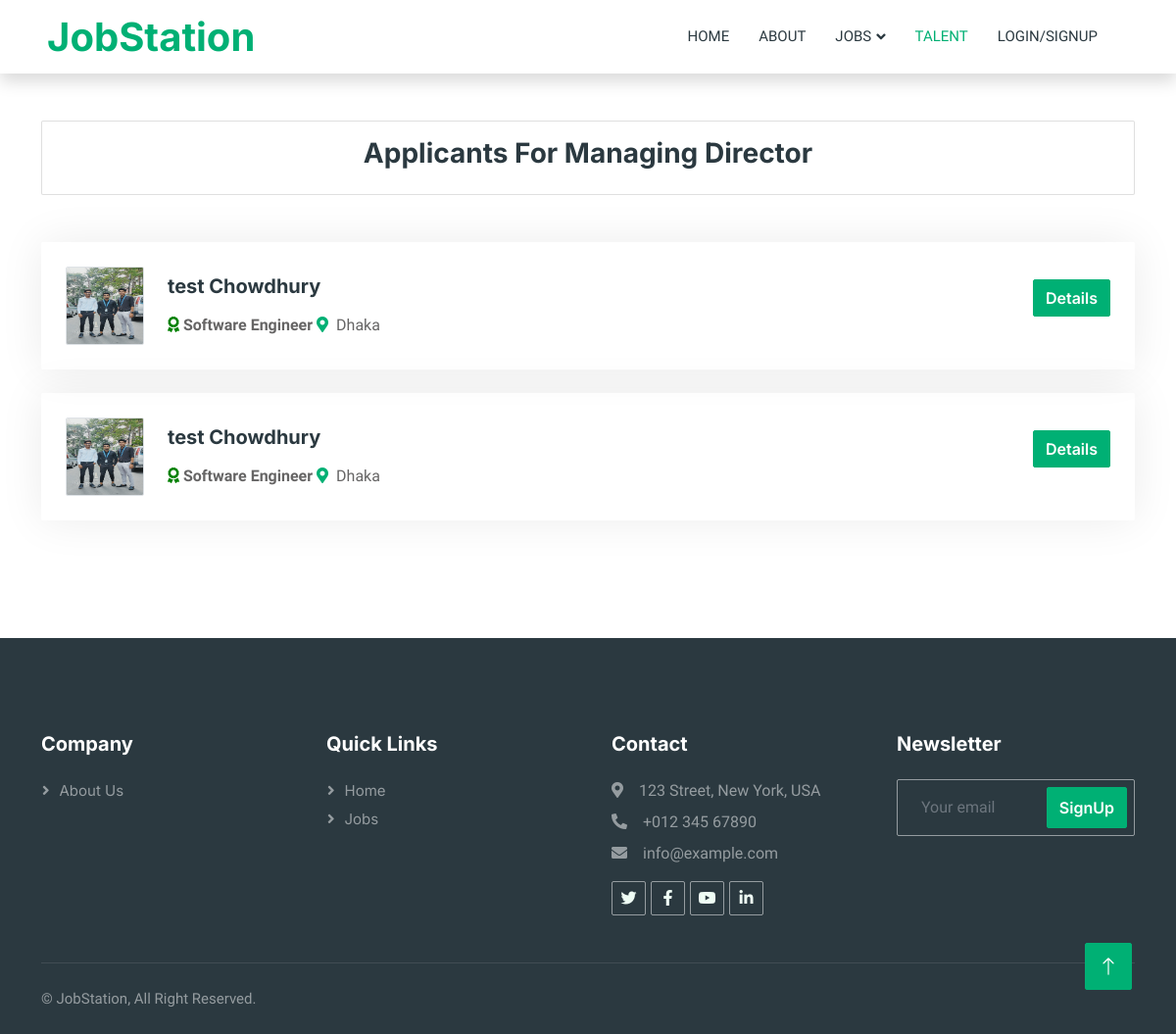
Screenshot of /jobs/applicants/1 with the database file from the repository.
### job_posts/models.py (models this page shows, shortened)
class Jobs(models.Model):
    class Meta:
        verbose_name_plural = 'Jobs'
    user = models.ForeignKey(User, on_delete=models.CASCADE)
    user_profile = models.ForeignKey(job_provider_profile, on_delete=models.CASCADE)
    Job_title = models.CharField(max_length=255, null=True, blank=True)
    location = models.CharField(max_length=255, null=True, blank=True)
    nature = (
        ("Part Time", "Part Time"),
        ("Full Time", "Full Time"),
    )
    job_nature = models.CharField(max_length=20, choices=nature, default="Part Time")
    Salary = models.CharField(max_length=255, null=True, blank=True)
    vacancy = models.CharField(max_length=255, null=True, blank=True)
    Description = RichTextField(blank=True, null=True)
    Keywords = models.TextField(blank=True, null=True, default="")
    published_on = models.DateField(default=datetime.now(), blank=True)
    Date_Line = models.DateField(default=datetime.now(), blank=True)

class Job_Apply(models.Model):
    class Meta:
        verbose_name_plural = 'Job Apply'
    Job_Seeker = models.ForeignKey(job_seeker_profile, on_delete = models.CASCADE)
    Job = models.ForeignKey(Jobs, on_delete = models.CASCADE)
    Name = models.CharField(max_length=255, null=True, blank=True)
    Email = models.CharField(max_length=255, null=True, blank=True)
    Portfolio_website = models.CharField(max_length=255, null=True, blank=True)
    Attach_File = models.FileField(upload_to='Job_apply/File/', null=True, blank=True)
    Cover_Letter = models.TextField(null=True, blank=True)
    Apply_Time = models.DateTimeField(default=datetime.now(), blank=True)

### account/models.py (models this page shows, shortened)
class job_seeker_profile(models.Model):
    class Meta:
        verbose_name_plural = 'Job Seeker Profile'
    user = models.ForeignKey(User, on_delete=models.CASCADE)
    Your_image = models.FileField(upload_to='job_seeker/image/', null=True, blank=True)
    designation = models.CharField(max_length=255, null=True, blank=True, default="")
    Location = models.CharField(max_length=255, null=True, blank=True, default="")
    Age = models.CharField(max_length=255, null=True, blank=True)
    Skill = RichTextField(null=True, blank=True)
    Qualification = RichTextField(null=True, blank=True)
    Resume = models.FileField(upload_to='job_seeker/resume/', null=True, blank=True)

### main/models.py (models this page shows)
class User(AbstractUser):
    type = (
        ("", ""),
        ("Admin", "Admin"),
        ("Job Seeker", "Job Seeker"),
        ("Job Provider", "Job Provider"),
    )
    user_type = models.CharField(max_length=20, choices=type, default="")

### job_posts/views.py (the view)
# urls.py: path('/applicants/<int:pk>', views.applicants, name="applicants"),
def applicants(request, pk):
    get_job = Jobs.objects.get(id=pk)
    Job_Apply_filtr = Job_Apply.objects.filter(Job=get_job)
    context = {'get_job':get_job, 'Job_Apply_filtr':Job_Apply_filtr}
    return render(request, "applicants.html", context)

### templates/applicants.html (shortened to what this page needs)
{% extends 'base.html' %}
{% load static %}
{% block talent_active %}active{% endblock %}
{% block body %}
        <div class="container-xxl py-5">
            <div class="container">
                <div class="card mb-5">
                    <div class="card-body">
                        <h3 class="text-center wow fadeInUp" data-wow-delay="0.1s">Applicants For {{ get_job.Job_title }}</h3>
                    </div>
                </div>
                <div class="tab-class text-center wow fadeInUp" data-wow-delay="0.3s">
                    <div id="tab-1" class="tab-pane fade show p-0 active">
                        {% if Job_Apply_filtr %}
                            {% for talent in Job_Apply_filtr %}
                            <div class="job-item p-4 mb-4">
                                <div class="row g-4">
                                    <div class="col-sm-12 col-md-8 d-flex align-items-center">
                                        <img class="flex-shrink-0 img-fluid border rounded" src="{% if talent.Job_Seeker.Your_image %}{{talent.Job_Seeker.Your_image.url}}{% else %}{% static 'img/user_img.png' %}{% endif %}" alt="" style="width: 80px; height: 80px;">
                                        <div class="text-start ps-4">
                                            <h5 class="mb-3">{{talent.Job_Seeker.user.first_name}} {{talent.Job_Seeker.user.last_name}}</h5>
                                            <i class='fas fa-award' style="color:green;"></i> <b>{{talent.Job_Seeker.designation}}</b> <span class="text-truncate me-3"><i class="fa fa-map-marker-alt text-primary me-2"></i>{{talent.Job_Seeker.Location}}</span>
                                        </div>
                                    </div>
                                    <div class="col-sm-12 col-md-4 d-flex flex-column align-items-start align-items-md-end justify-content-center">
                                        <div class="d-flex mb-3">
                                            <a class="btn btn-primary" href="{% url 'applicant_details' talent.id %}">Details</a>
                                        </div>
                                    </div>
                                </div>
                            </div>
                            {% endfor %}
                        {% else %}
                        <h3>No Applied For This Job !</h3>
                        {% endif %}
                        </div>
                </div>
            </div>
        </div>
{% endblock %}

### static/css/style.css (style rules this page uses)
:root { --primary: #00B074; --secondary: #2B9BFF; --light: #EFFDF5; --dark: #2B3940; }
.btn { font-family: 'Inter', sans-serif; font-weight: 600; transition: .5s; }
.btn.btn-primary, .btn.btn-secondary { color: #FFFFFF; }
.job-item { border: 1px solid transparent; border-radius: 2px; box-shadow: 0 0 45px rgba(0, 0, 0, .08); transition: .5s; }

### rows the page displays
Jobs: Job_title "Managing Director"
Job_Apply: Job_Seeker.Your_image (picture), Job_Seeker.user.first_name "test", Job_Seeker.user.last_name "Chowdhury", Job_Seeker.designation "Software Engineer", Job_Seeker.Location "Dhaka"
Job_Apply: Job_Seeker.Your_image (picture), Job_Seeker.user.first_name "test", Job_Seeker.user.last_name "Chowdhury", Job_Seeker.designation "Software Engineer", Job_Seeker.Location "Dhaka"
